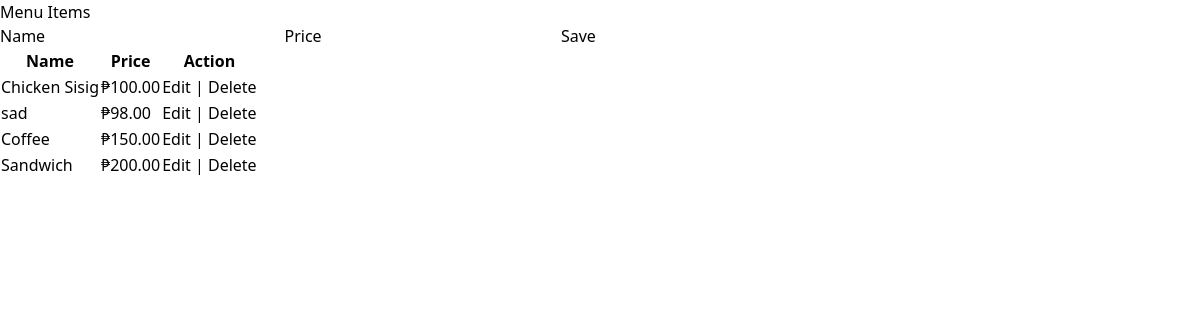
/menulist/, run on the app's committed database.
### sales_list/models.py (models this page shows, shortened)
class MenuItem(models.Model):
    name = models.CharField(max_length=255)
    price = models.DecimalField(max_digits=10, decimal_places=2)

### sales_list/views.py (the view)
# urls.py: path('menulist/', sales.menu_list, name='menu_list'),
def menu_list(request):
    if request.method == 'POST':
        form = MenuForm(request.POST)
        if form.is_valid():
            form.save()
    all_items = MenuItem.objects.all()
    context = {
        'all_items': all_items,
    }
    return render(request, 'menulist.html', context)

### sales_list/templates/menulist.html (shortened to what this page needs)
{% extends 'base.html' %}
{% block content %}
<div>
    <h2>Menu Items</h2>
    <form method="POST">
        {% if item_to_edit %}
            <input type="hidden" name="item_id" value="{{ item_to_edit.id }}">
            <label for="name">Name</label>
            <input type="text" name="name" value="{{ item_to_edit.name }}">
            <label for="price">Price</label>
            <input type="number" name="price" value="{{ item_to_edit.price }}">
            <button type="submit" class="btn btn-primary">Update</button>
        {% else %}
            <label for="name">Name</label>
            <input type="text" name="name">
            <label for="price">Price</label>
            <input type="number" name="price">
            <button type="submit" class="btn btn-primary">Save</button>
        {% endif %}
    </form>
    <form method="POST">
        <table class="table-auto">
            <thead>
                <tr>
                    <th>Name</th>
                    <th>Price</th>
                    <th>Action</th>
                </tr>
                </thead>
                <tbody>
                    {% for item in all_items %}
                        <tr>
                            <td>{{ item.name }}</td>
                            <td>₱{{ item.price }}</td>
                            <td>
                                <a href= "{% url 'edit_menu_item' item.id %}">Edit</a> |
                                <a href= "{% url 'delete_menu_item' item.id %}">Delete</a>
                            </td>
                        </tr>
                    {% endfor %}
                </tbody>
        </table>
    </form>
</div>
{% endblock %}

### data on the page
MenuItem: name "Chicken Sisig", price "100.00"
MenuItem: name "sad", price "98.00"
MenuItem: name "Coffee", price "150.00"
MenuItem: name "Sandwich", price "200.00"
